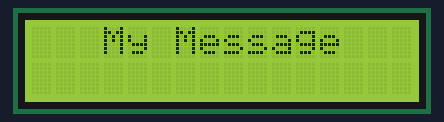
This program was run on a simulated Raspberry Pi (BCM pin numbers). On the bench: 16×2 character LCD.

Above: at 0.1 s.
At 2.8 s:
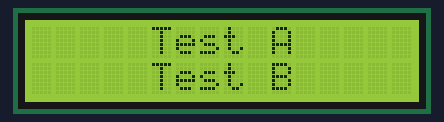
At 5.4 s:
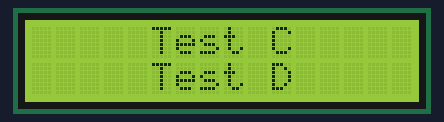

Measured:
- by itself, everything shown: repeats every 7.8 s, in 6 steps
- what the display in image 0 shows lasts 2.5 s, from 0.1 s to 2.6 s
- what the display in image 1 shows lasts 2.6 s, from 2.7 s to 5.3 s

The program:

lcd_display.py
```python
import RPi.GPIO as GPIO
import time


# register the LCD display pin to RaspPi GPIO port mappings in below vars
LCD_RS = 25 # register select
LCD_E = 24 # enable (switching signal)
LCD_D4 = 23 # data bit 4
LCD_D5 = 17 # data bit 5
LCD_D6 = 27 # dat bit 6
LCD_D7 = 22 # data bit 7


GPIO.setwarnings(False)
GPIO.setmode(GPIO.BCM)       # Use BCM GPIO numbers
GPIO.setup(LCD_E, GPIO.OUT)  # E
GPIO.setup(LCD_RS, GPIO.OUT) # RS
GPIO.setup(LCD_D4, GPIO.OUT) # DB4
GPIO.setup(LCD_D5, GPIO.OUT) # DB5
GPIO.setup(LCD_D6, GPIO.OUT) # DB6
GPIO.setup(LCD_D7, GPIO.OUT) # DB7

# Define some device constants
LCD_WIDTH = 16    # Maximum characters per line
LCD_CHR = True
LCD_CMD = False
LCD_LINE_1 = 0x80 # LCD RAM address for the 1st line
LCD_LINE_2 = 0xC0 # LCD RAM address for the 2nd line
# Timing constants
E_PULSE = 0.0005
E_DELAY = 0.0005


def lcd_enable():
	time.sleep(E_DELAY)
	GPIO.output(LCD_E, True)
	time.sleep(E_PULSE)
	GPIO.output(LCD_E, False)
	time.sleep(E_DELAY)

def lcd_byte(bits, mode):
	GPIO.output(LCD_RS, mode)
	GPIO.output(LCD_D4, bits&0x10==0x10)
	GPIO.output(LCD_D5, bits&0x20==0x20)
	GPIO.output(LCD_D6, bits&0x40==0x40)
	GPIO.output(LCD_D7, bits&0x80==0x80)
	lcd_enable()
	GPIO.output(LCD_D4, bits&0x01==0x01)
	GPIO.output(LCD_D5, bits&0x02==0x02)
	GPIO.output(LCD_D6, bits&0x04==0x04)
	GPIO.output(LCD_D7, bits&0x08==0x08)
	lcd_enable()

def lcd_string(message):
	message = message.center(LCD_WIDTH, " ")
	for i in range(LCD_WIDTH):
		lcd_byte(ord(message[i]), LCD_CHR)

def lcd_display(z1, z2):
	lcd_byte(LCD_LINE_1, LCD_CMD)
	lcd_string(z1)
	lcd_byte(LCD_LINE_2, LCD_CMD)
	lcd_string(z2)

# Initialise display
lcd_byte(0x33,LCD_CMD) # 110011 Initialise
lcd_byte(0x32,LCD_CMD) # 110010 Initialise
lcd_byte(0x06,LCD_CMD) # 000110 Cursor move direction
lcd_byte(0x0C,LCD_CMD) # 001100 Display On,Cursor Off, Blink Off
lcd_byte(0x28,LCD_CMD) # 101000 Data length, number of lines, font size
lcd_byte(0x01,LCD_CMD) # 000001 Clear display
time.sleep(E_DELAY)

try:
	while True:
		lcd_display("My Message", "")
		time.sleep(2.5)
		lcd_display("Test A", "Test B")
		time.sleep(2.5)
		lcd_display("Test C", "Test D")
		time.sleep(2.5)
except KeyboardInterrupt:
	GPIO.cleanup()
```
